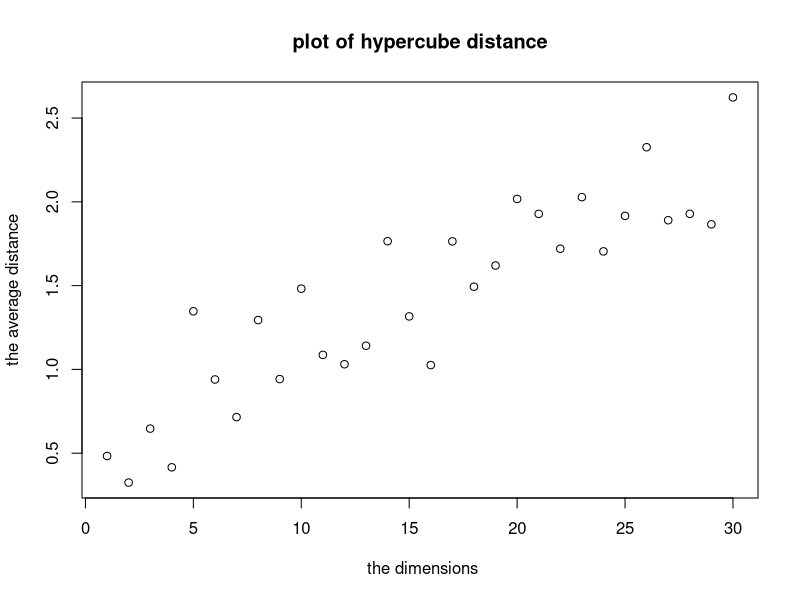

Recreate this plot in R.
dimension = c()
for (n in 1:30) {
	dists<-c()
	
	for (i in 1:10000){
		p1<-runif(n)
		p2<-runif(n)
		dist<-sqrt(sum((p1-p2)^2))
		dists<-c(dists,dist)
		
	}
	mean.dist<-mean(dist)
	dimension = c(dimension,mean.dist)
}
png("plot.png")

plot(dimension, main= "plot of hypercube distance", xlab=" the dimensions", ylab= "the average distance")